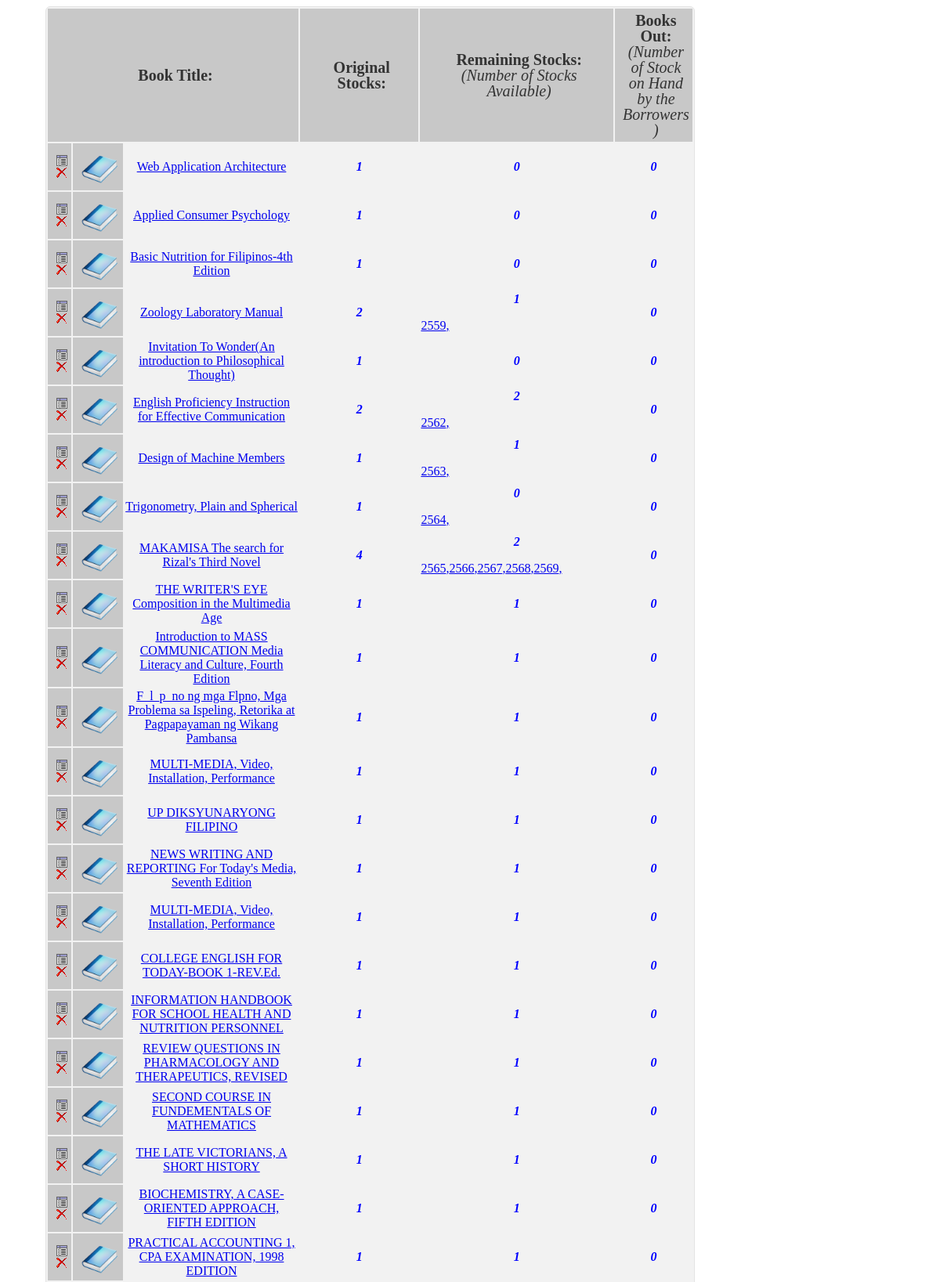
Page /others/bookInventory.php (upper part) on the committed database.
### tables this page shows
CREATE TABLE IF NOT EXISTS `books` (
  `book_id` int(11) NOT NULL AUTO_INCREMENT,
  `book_title` varchar(100) NOT NULL,
  `copyright` varchar(10) NOT NULL,
  `publisher` varchar(30) NOT NULL,
  `page_number` varchar(15) NOT NULL,
  `classification_id` int(3) NOT NULL,
  `author_id` int(5) NOT NULL,
  `description` varchar(500) NOT NULL,
  `unit_price` int(7) NOT NULL,
  `original_stock` int(11) NOT NULL,
  `remaining_stock` int(11) NOT NULL,
  `location` varchar(255) NOT NULL,
  PRIMARY KEY (`book_id`)
);

CREATE TABLE IF NOT EXISTS `book_status` (
  `book_id` int(11) NOT NULL,
  `accession_num` int(11) NOT NULL,
  `status` varchar(222) NOT NULL
);

### others/BookUtils.php (called while the page is built, shortened)
<?php
class BookUtils {
	public static function bookInventory(){
		$query = "select * from books";
		$result=mysql_query($query) or die("Error in your query");
		if(mysql_num_rows($result)>0){
				$res = array();
					while($r=mysql_fetch_assoc($result)){
						$res[] = $r;
						}
			return $res;
		}else{
			return $query;
		}
	}
}
?>

### others/bookInventory.php (the view, shortened to what this page needs)
<?php
	include "..utils/BookUtils.php";
	$inventory = BookUtils::bookInventory();
?>
<html>
	<head>
<link rel="stylesheet" href="./includes/css/class_table.css" type="text/css" media="screen">
	</head>
	<body>
		<table class="in" id="alternatecolor">
			<tr align='center'>
				<td class='first'  colspan='3' ><b>Book Title:</b></td>
				<td class='first' ><b>Original Stocks:</b>
				</td>
				<td class='first' ><b>Remaining Stocks:</b><br>
					<i>(Number of Stocks Available)</i>
				</td>
				<td class='first' ><b>Books Out:</b><br>
					<i>(Number of Stock on Hand <br>by the Borrowers )</i>
				</td>
			</tr>
		<?php foreach($inventory as $invent): ?>
			<tr>
				<td class='first'><a href=''><img src='./includes/img/view.png'/></a>
                                       </br><a href=''><img src='./includes/img/delete.png'/></a></td>
				<td class='first'><a href=''><img src='./includes/img/book.png' width='50px' height='50px' /></a></td>
				<td width='100px' align='center'>
					<a href="oneBook.php?id=<?php echo $invent['book_id'];?>"><?php echo $invent['book_title']; ?></a></td>
				<td><p style='color:blue; text-align:center;'><i><b> <?php echo $invent['original_stock']; ?></b></i></p>
				</td>
				<td><p style='color:blue; text-align:center;'><i><b><?php echo $invent['remaining_stock']; ?></b></i></p>
					<?php
						$id = $invent['book_id'];
						$sql = mysql_query("select accession_num from book_status where status = 'in' and book_id = {$id}");
						$in = array();
						while($temp = mysql_fetch_assoc($sql)){
								$in[] = $temp;
                                                 }
						foreach($in as $book_in){
                                                            echo "<a href='borrowBook.php?id=" .$book_in['accession_num'];
                                                            echo "' title='Borrow this book?'>";
							echo $book_in['accession_num'];
							     echo ",";
							     echo"</a>";
						}
					?>
				</td>
				<td width='80px'>
					<?php
						$out_query = mysql_query("select accession_num from book_status where status = 'out' and book_id = {$id}");
						$total = mysql_num_rows($out_query);
					?>
				<p style='color:blue; text-align:center;'><i><b><?php echo $total; ?></b></i></p>
				</td>
			</tr>
			<?php endforeach; ?>
		</table>
	</body>
</html>

### includes/css/class_table.css (style rules this page uses)
table.in { border: 1px solid #e3e3e3; background-color: #f2f2f2; width: 70%; margin-left:50px; border-radius: 6px; -webkit-border-radius: 6px; -moz-border-radius: 6px; }
table.in td, table.in th { padding: -10px; color: #333; }
table.in td.first { background-color: #C8C8C8 ; font-family: 'Comic Sans'; font-size: 20px; line-height: 20px; font-style: normal; font-weight: normal; text-align: center; text-shadow: white; padding-bottom:5px; padding-top:5px; padding-left:10px; padding-right:4px; }

### rows in the picture
books: book_title "Web Application Architecture", original_stock "1", remaining_stock "0", total "0"
books: book_title "Applied Consumer Psychology", original_stock "1", remaining_stock "0", total "0"
books: book_title "Basic Nutrition for Filipinos-4th Edition", original_stock "1", remaining_stock "0", total "0"
books: book_title "Zoology Laboratory Manual", original_stock "2", remaining_stock "1", total "0"
book_status: accession_num "2559"
books: book_title "Invitation To Wonder(An introduction to Philosophical Thought)", original_stock "1", remaining_stock "0", total "0"
books: book_title "English Proficiency Instruction for Effective Communication", original_stock "2", remaining_stock "2", total "0"
book_status: accession_num "2562"
books: book_title "Design of Machine Members", original_stock "1", remaining_stock "1", total "0"
book_status: accession_num "2563"
books: book_title "Trigonometry, Plain and Spherical", original_stock "1", remaining_stock "0", total "0"
book_status: accession_num "2564"
books: book_title "MAKAMISA The search for Rizal's Third Novel", original_stock "4", remaining_stock "2", total "0"
book_status: accession_num "2565"
book_status: accession_num "2566"
book_status: accession_num "2567"
book_status: accession_num "2568"
book_status: accession_num "2569"
books: book_title "THE WRITER'S EYE Composition in the Multimedia Age", original_stock "1", remaining_stock "1", total "0"
books: book_title "Introduction to MASS COMMUNICATION Media Literacy and Culture, Fourth Edition", original_stock "1", remaining_stock "1", total "0"
books: book_title "F_l_p_no ng mga Flpno, Mga Problema sa Ispeling, Retorika at Pagpapayaman ng Wikang Pambansa", original_stock "1", remaining_stock "1", total "0"
books: book_title "MULTI-MEDIA, Video, Installation, Performance", original_stock "1", remaining_stock "1", total "0"
books: book_title "UP DIKSYUNARYONG FILIPINO", original_stock "1", remaining_stock "1", total "0"
books: book_title "NEWS WRITING AND REPORTING For Today's Media, Seventh Edition", original_stock "1", remaining_stock "1", total "0"
books: book_title "MULTI-MEDIA, Video, Installation, Performance", original_stock "1", remaining_stock "1", total "0"
books: book_title "COLLEGE ENGLISH FOR TODAY-BOOK 1-REV.Ed.", original_stock "1", remaining_stock "1", total "0"
books: book_title "INFORMATION HANDBOOK FOR SCHOOL HEALTH AND NUTRITION PERSONNEL", original_stock "1", remaining_stock "1", total "0"
books: book_title "REVIEW QUESTIONS IN PHARMACOLOGY AND THERAPEUTICS, REVISED", original_stock "1", remaining_stock "1", total "0"
books: book_title "SECOND COURSE IN FUNDEMENTALS OF MATHEMATICS", original_stock "1", remaining_stock "1", total "0"
books: book_title "THE LATE VICTORIANS, A SHORT HISTORY", original_stock "1", remaining_stock "1", total "0"
books: book_title "BIOCHEMISTRY, A CASE-ORIENTED APPROACH, FIFTH EDITION", original_stock "1", remaining_stock "1", total "0"
books: book_title "PRACTICAL ACCOUNTING 1, CPA EXAMINATION, 1998 EDITION", original_stock "1", remaining_stock "1", total "0"
